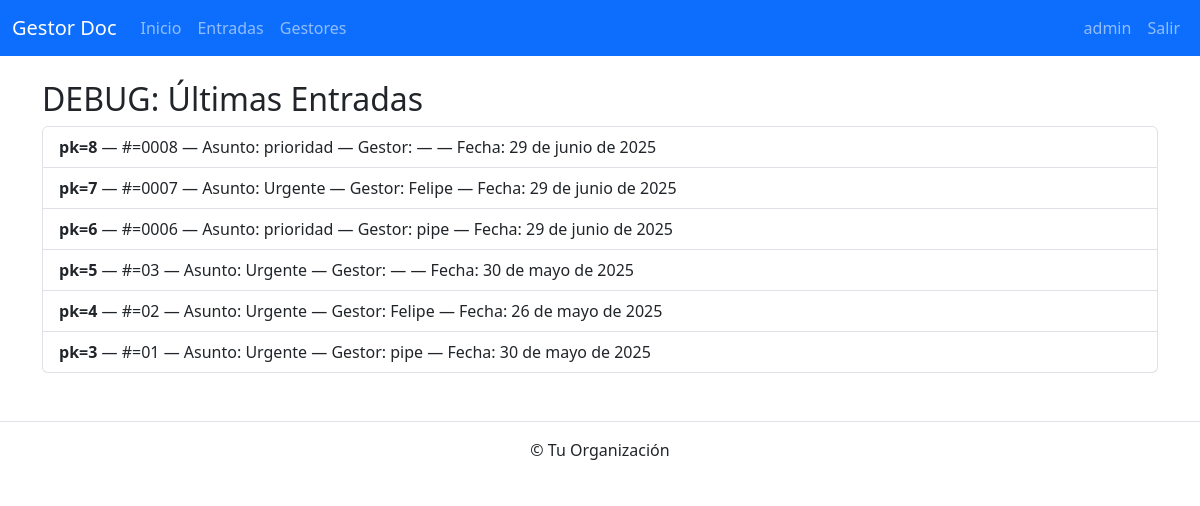
The page /debug/entradas/ (signed in) on the database as committed earlier.
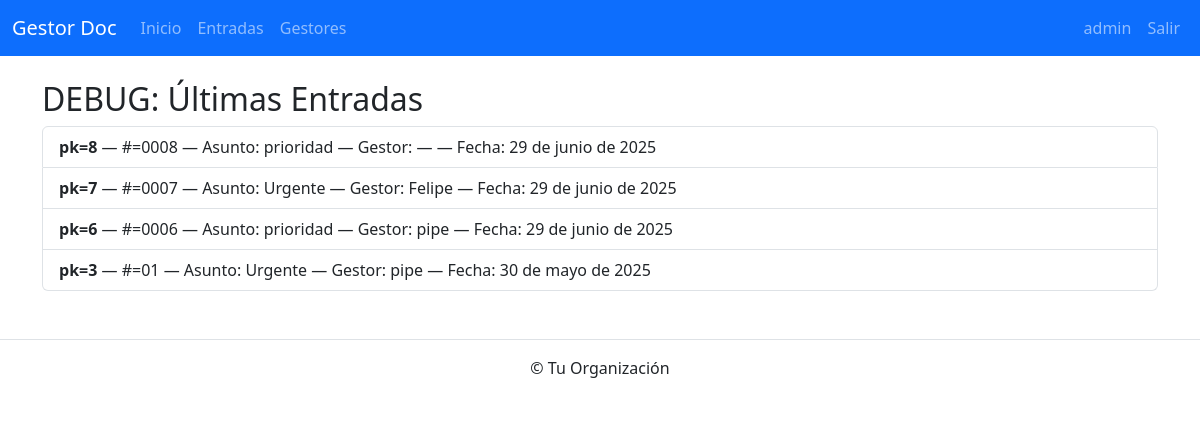
The same page on the database as committed later.
### correspondencia_app/models.py (models this page shows, shortened)
class CorrespondenciaEntrada(models.Model):
    numero_documento = models.CharField(
        max_length=10,
        unique=True,
        editable=False,
        help_text="Número secuencial autogenerado, p.ej. 0001, 0002…"
    )
    asunto           = models.CharField(max_length=200)
    remitente        = models.CharField(max_length=100, blank=True)
    destinatario     = models.CharField(max_length=100, blank=True)
    fecha_recepcion  = models.DateField(
        default=timezone.now,
        editable=False,
        help_text="Se asigna la fecha de hoy al crear"
    )
    estado           = models.CharField(
        max_length=50,
        choices=[
            ('Recibido', 'Recibido'),
            ('En Proceso', 'En Proceso'),
            ('Finalizado', 'Finalizado'),
        ],
        default='Recibido'
    )
    gestor           = models.ForeignKey(
        DocumentManager,
        on_delete=models.SET_NULL,
        null=True,
        blank=True
    )
    archivo_adjunto  = models.FileField(
        upload_to='entradas/',
        blank=True,
        null=True
    )

class DocumentManager(models.Model):
    nombre    = models.CharField(max_length=100)
    email     = models.EmailField(max_length=100, unique=True)
    telefono  = models.CharField(max_length=20, blank=True)

### correspondencia_app/views.py (the view)
# urls.py: path('debug/entradas/',             views.debug_entradas,               name='debug_entradas'),
@login_required
def debug_entradas(request):
    entradas = CorrespondenciaEntrada.objects.order_by('-pk')[:10]
    return render(request, 'correspondencia_app/debug_entradas.html', {'entradas': entradas})

### templates/correspondencia_app/debug_entradas.html (shortened to what this page needs)
{% extends "correspondencia_app/base.html" %}
{% block content %}
  <h2>DEBUG: Últimas Entradas</h2>
  <ul class="list-group">
    {% for e in entradas %}
      <li class="list-group-item">
        <strong>pk={{ e.pk }}</strong> —
        #={{ e.numero_documento }} —
        Asunto: {{ e.asunto }} —
        Gestor: {% if e.gestor %}{{ e.gestor.nombre }}{% else %}&mdash;{% endif %} —
        Fecha: {{ e.fecha_recepcion }}
      </li>
    {% empty %}
      <li class="list-group-item">No hay entradas.</li>
    {% endfor %}
  </ul>
{% endblock %}

### templates/correspondencia_app/base.html (shortened to what this page needs)
{% load static %}
<!DOCTYPE html>
<html lang="es">
<head>
  <link
    href="https://cdn.jsdelivr.net/npm/bootstrap@5.3.0/dist/css/bootstrap.min.css"
    rel="stylesheet"
  >
  <link
    rel="stylesheet"
    href="https://cdn.jsdelivr.net/npm/bootstrap-icons@1.10.5/font/bootstrap-icons.css"
  >
  <link rel="stylesheet" href="{% static 'css/custom.css' %}">
</head>
<body>
  <nav class="navbar navbar-expand-lg navbar-dark bg-primary">
    <div class="container-fluid">
      <a class="navbar-brand" href="{% url 'correspondencia_app:dashboard_stats' %}">
        Gestor Doc
      </a>
      <div class="collapse navbar-collapse" id="navbarSupportedContent">
        <ul class="navbar-nav me-auto mb-2 mb-lg-0">
          <li class="nav-item">
            <a class="nav-link" href="{% url 'correspondencia_app:dashboard_stats' %}">Inicio</a>
          </li>
          <li class="nav-item">
            <a class="nav-link" href="{% url 'correspondencia_app:entrada_list' %}">Entradas</a>
          </li>
          <li class="nav-item">
            <a class="nav-link" href="{% url 'correspondencia_app:document_manager_list' %}">Gestores</a>
          </li>
        </ul>
        <ul class="navbar-nav">
          {% if user.is_authenticated %}
            <li class="nav-item">
              <span class="nav-link">{{ user.username }}</span>
            </li>
            <li class="nav-item">
              <a class="nav-link" href="{% url 'correspondencia_app:logout' %}">Salir</a>
            </li>
          {% else %}
            <li class="nav-item">
              <a class="nav-link" href="{% url 'correspondencia_app:login' %}">Iniciar sesión</a>
            </li>
          {% endif %}
        </ul>
      </div>
    </div>
  </nav>
  <main class="container mt-4">
    {% block content %}{% endblock %}
  </main>
  <footer class="text-center py-3 mt-5 border-top">
    &copy; {{ now|date:"Y" }} Tu Organización
  </footer>
</body>
</html>

### static/css/custom.css (style rules this page uses)
.navbar { margin-bottom: 1rem; }

Rows that differ between the two databases and show on the page:
removed CorrespondenciaEntrada: pk "5", numero_documento "03", asunto "Urgente", fecha_recepcion "30 de mayo de 2025"
removed CorrespondenciaEntrada: pk "4", numero_documento "02", asunto "Urgente", gestor.nombre "Felipe", fecha_recepcion "26 de mayo de 2025"
